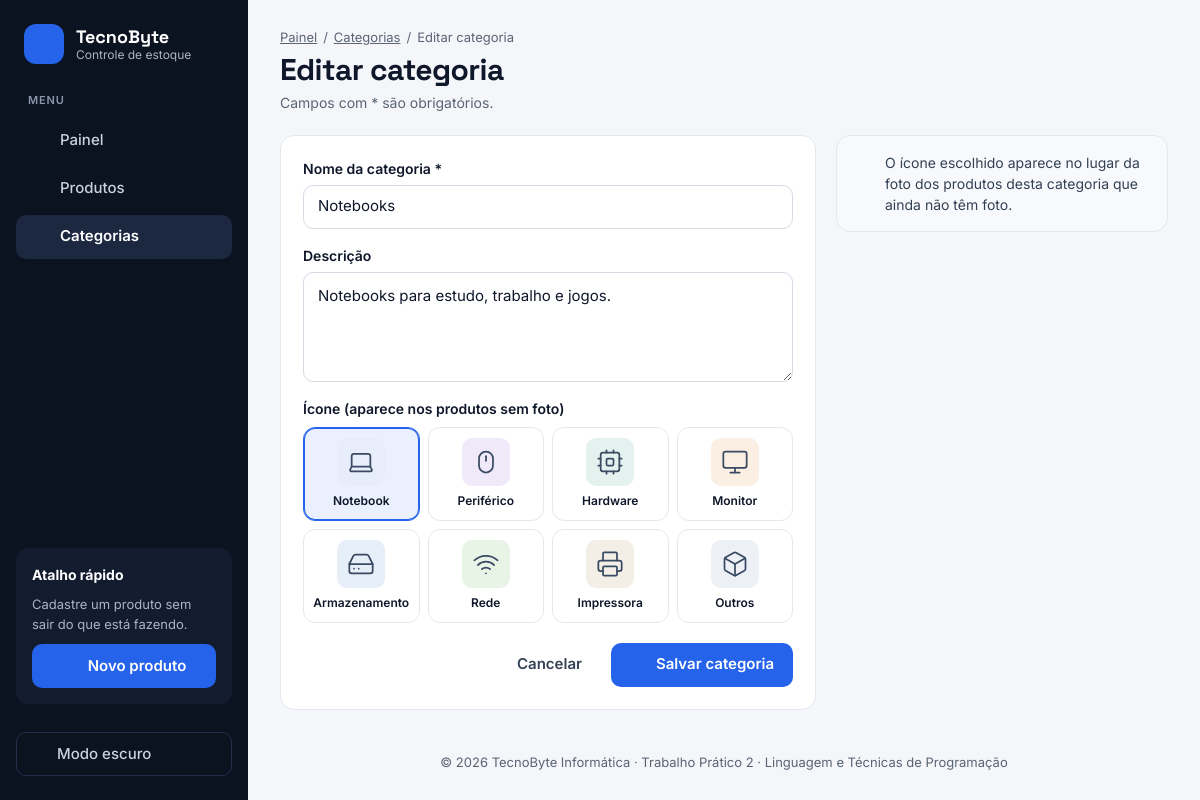
The app's page /public/index.php?page=categorias&action=edit&id=1 with its own data.
### tables this page shows
CREATE TABLE `categorias` (
    `id`        INT UNSIGNED NOT NULL AUTO_INCREMENT,
    `nome`      VARCHAR(100) NOT NULL,
    `descricao` VARCHAR(255) NULL,
    `icone`     VARCHAR(20) NOT NULL DEFAULT 'caixa',
    `criado_em` TIMESTAMP NOT NULL DEFAULT CURRENT_TIMESTAMP,
    PRIMARY KEY (`id`),
    UNIQUE KEY `uk_categorias_nome` (`nome`)
);

### controllers/CategoriaController.php (called while the page is built, shortened)
<?php
class CategoriaController
{
    private $categoria;
    public function __construct(PDO $conn)
    {
        $this->categoria = new Categoria($conn);
    }
    public function edit(int $id): void
    {
        $dados = $this->buscarOuFalhar($id);
        $erros = [];
        renderizar('categorias/form', [
            'titulo'   => 'Editar categoria',
            'editando' => true,
            'dados'    => $dados,
            'erros'  => $erros,
            'acao'   => url('categorias', 'edit', ['id' => $id]),
        ]);
    }
    private function buscarOuFalhar(int $id): array
    {
        $categoria = $this->categoria->buscarPorId($id);
        return $categoria;
    }
}

### models/Categoria.php (called while the page is built, shortened)
<?php
class Categoria
{
    private $conn;
    public function __construct(PDO $conn)
    {
        $this->conn = $conn;
    }
    public function buscarPorId(int $id): ?array
    {
        $stmt = $this->conn->prepare("SELECT id, nome, descricao, icone FROM categorias WHERE id = :id");
        $stmt->execute([':id' => $id]);
        $categoria = $stmt->fetch();
        return $categoria ?: null;
    }
}

### views/categorias/_campos.php (the view, shortened to what this page needs)
<div class="campo <?= isset($erros['nome']) ? 'com-erro' : '' ?>">
    <label for="nome">Nome da categoria *</label>
    <input type="text" id="nome" name="nome" class="entrada" maxlength="100" required
           value="<?= e($dados['nome']) ?>" placeholder="Ex.: Cabos e adaptadores" <?= atributosErro($erros, 'nome') ?>>
</div>
<div class="campo <?= isset($erros['descricao']) ? 'com-erro' : '' ?>">
    <label for="descricao">Descrição</label>
    <textarea id="descricao" name="descricao" class="entrada" rows="3" maxlength="255"
              placeholder="Que tipo de produto entra nesta categoria" <?= atributosErro($erros, 'descricao') ?>><?= e($dados['descricao']) ?></textarea>
</div>
<fieldset class="seletor-icones">
    <legend>Ícone (aparece nos produtos sem foto)</legend>
    <?php foreach (ICONES_CATEGORIA as $valor => $rotulo): ?>
        <label class="opcao-icone">
            <span class="opcao-icone-caixa">
                <span class="miniatura miniatura-p tom-<?= $valor ?>">
                    <img src="<?= e(urlIconeCategoria($valor)) ?>" alt="" class="miniatura-icone">
                </span>
                <?= e($rotulo) ?>
            </span>
        </label>
    <?php endforeach; ?>
</fieldset>

### public/css/style.css (style rules this page uses)
:root { --fundo: #F4F6FA; --superficie: #FFFFFF; --superficie-2: #F7F9FC; --borda: #E3E8EF; --borda-suave: #EEF1F5; --borda-forte: #D5DCE6; --texto: #0F172A; --texto-2: #344054; --texto-suave: #5B6475; --menu: #0B1220; --menu-texto: #C9D2E0; --destaque: #2563EB; --destaque-forte: #1D4ED8; --destaque-suave: #EAF0FD; --link: #2563EB; --link-forte: #1D4ED8; --foco: #2563EB; --foco-sombra: rgba(37, 99, 235, 0.18); --neutro-fundo: #F1F4F9; --trilha: #EDF1F6; --ok-fundo: #E3F5EC; --ok-texto: #0F6B47; --baixo-fundo: #FFF1DB; --baixo-texto: #8A4B00; --baixo-alerta: #FFF8EC; --baixo-borda: #F7D9A8; --baixo-forte: #6B3B00; --perigo: #C62828; --perigo-forte: #A31F1F; --perigo-fundo: #FDE8E8; --perigo-texto: #A61B1B; --perigo-borda: #F6C9C9; --erro-texto: #B42318; --erro-borda: #D93636; --erro-campo: #FFF8F8; --erro-fundo: #FDECEB; --erro-borda-suave: #F4C1BE; --erro-forte: #8F2323; --raio: 14px; --fonte: 'Inter', 'Segoe UI', system-ui, -apple-system, Roboto, Arial, sans-serif; --fonte-titulo: 'Space Grotesk', 'Segoe UI', system-ui, -apple-system, Roboto, Arial, sans-serif; color-scheme: light; }
* { box-sizing: border-box; }
body { margin: 0; font-family: var(--fonte); font-size: 15px; line-height: 1.5; color: var(--texto); background: var(--fundo); }
button, input, select, textarea { font: inherit; }
img { max-width: 100%; }
.miniatura { display: flex; align-items: center; justify-content: center; flex-shrink: 0; overflow: hidden; background: #EDF1F6; }
.miniatura-p { width: 48px; height: 48px; border-radius: 10px; }
.miniatura-p .miniatura-icone { width: 28px; height: 28px; }
.tom-notebook { background: #E7EDFB; }
.tom-periferico { background: #EFE9FA; }
.tom-hardware { background: #E3F2EE; }
.tom-monitor { background: #FBEEE2; }
.tom-armazenamento { background: #E6EFF7; }
.tom-rede { background: #E8F4E6; }
.tom-impressora { background: #F3EFE6; }
.tom-caixa { background: #EDF1F6; }
.campo { display: flex; flex-direction: column; gap: 6px; }
.campo > label, .rotulo { font-size: 14px; font-weight: 600; }
.entrada { width: 100%; min-height: 44px; padding: 0 14px; border: 1px solid var(--borda-forte); border-radius: 10px; background: var(--superficie); color: var(--texto); font-size: 15px; }
textarea.entrada { min-height: 110px; padding: 12px 14px; line-height: 1.5; resize: vertical; }
.seletor-icones { margin: 0; padding: 0; border: none; display: grid; grid-template-columns: repeat(auto-fill, minmax(92px, 1fr)); gap: 8px; }
.seletor-icones legend { margin-bottom: 8px; padding: 0; font-size: 14px; font-weight: 600; }
.opcao-icone { position: relative; cursor: pointer; }
.opcao-icone-caixa { height: 100%; display: flex; flex-direction: column; align-items: center; gap: 6px; padding: 10px 6px; border: 1px solid var(--borda); border-radius: 12px; background: var(--superficie); font-size: 12px; font-weight: 600; text-align: center; }
.opcao-icone input:checked + .opcao-icone-caixa { border-color: var(--destaque); box-shadow: inset 0 0 0 1px var(--destaque); background: var(--destaque-suave); }

### records on screen
categorias: nome "Notebooks", descricao "Notebooks para estudo, trabalho e jogos.", icone (picture)

### other values on screen
$item['rotulo'] "Painel"
$item['rotulo'] "Produtos"
$item['rotulo'] "Categorias"
$titulo "Editar categoria"
$rotulo "Notebook"
$rotulo "Periférico"
$rotulo "Hardware"
$rotulo "Monitor"
$rotulo "Armazenamento"
$rotulo "Rede"
$rotulo "Impressora"
$rotulo "Outros"
NOME_LOJA "TecnoByte Informática"
